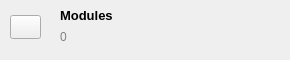
                           <widget class="ButtonFrame" name="modules_card">
                            <property name="minimumSize">
                             <size>
                              <width>280</width>
                              <height>50</height>
                             </size>
                            </property>
                            <property name="cursor">
                             <cursorShape>PointingHandCursor</cursorShape>
                            </property>
                            <property name="styleSheet">
                             <string notr="true">QFrame#secondary_btn{
	border: 1px solid #E3E4E6;
	border-radius: 10px;
}

QFrame#secondary_btn:hover{
	border: 3px solid #DBEAFE;
	background: #DBEAFE;
}</string>
                            </property>
                            <widget class="QLabel" name="head_13">
                             <property name="geometry">
                              <rect>
                               <x>60</x>
                               <y>5</y>
                               <width>161</width>
                               <height>21</height>
                              </rect>
                             </property>
                             <property name="font">
                              <font>
                               <family>Segoe UI</family>
                               <pointsize>10</pointsize>
                               <bold>true</bold>
                              </font>
                             </property>
                             <property name="text">
                              <string>Modules</string>
                             </property>
                            </widget>
                            <widget class="QLabel" name="modules_count">
                             <property name="geometry">
                              <rect>
                               <x>60</x>
                               <y>30</y>
                               <width>171</width>
                               <height>21</height>
                              </rect>
                             </property>
                             <property name="font">
                              <font>
                               <family>Segoe UI</family>
                              </font>
                             </property>
                             <property name="styleSheet">
                              <string notr="true">color: #818181;</string>
                             </property>
                             <property name="text">
                              <string>&lt;!DOCTYPE HTML PUBLIC &quot;-//W3C//DTD HTML 4.0//EN&quot; &quot;http://www.w3.org/TR/REC-html40/strict.dtd&quot;&gt;
&lt;html&gt;&lt;head&gt;&lt;meta name=&quot;qrichtext&quot; content=&quot;1&quot; /&gt;&lt;meta charset=&quot;utf-8&quot; /&gt;&lt;style type=&quot;text/css&quot;&gt;
p, li { white-space: pre-wrap; }
hr { height: 1px; border-width: 0; }
li.unchecked::marker { content: &quot;\2610&quot;; }
li.checked::marker { content: &quot;\2612&quot;; }
&lt;/style&gt;&lt;/head&gt;&lt;body style=&quot; font-family:'Segoe UI'; font-size:9pt; font-weight:400; font-style:normal;&quot;&gt;
&lt;p style=&quot; margin-top:0px; margin-bottom:0px; margin-left:0px; margin-right:0px; -qt-block-indent:0; text-indent:0px;&quot;&gt;&lt;span style=&quot; font-family:'Segoe Ui';&quot;&gt;0&lt;/span&gt;&lt;/p&gt;&lt;/body&gt;&lt;/html&gt;</string>
                             </property>
                             <property name="alignment">
                              <set>Qt::AlignmentFlag::AlignLeading|Qt::AlignmentFlag::AlignLeft|Qt::AlignmentFlag::AlignTop</set>
                             </property>
                            </widget>
                            <widget class="QLabel" name="coner_shadow_13">
                             <property name="geometry">
                              <rect>
                               <x>80</x>
                               <y>0</y>
                               <width>201</width>
                               <height>51</height>
                              </rect>
                             </property>
                             <property name="text">
                              <string/>
                             </property>
                             <property name="pixmap">
                              <pixmap resource="../assets/icons.qrc">:/icons/images/corner_gradient.png</pixmap>
                             </property>
                             <property name="scaledContents">
                              <bool>true</bool>
                             </property>
                            </widget>
                            <widget class="QPushButton" name="icon_13">
                             <property name="geometry">
                              <rect>
                               <x>10</x>
                               <y>15</y>
                               <width>31</width>
                               <height>24</height>
                              </rect>
                             </property>
                             <property name="text">
                              <string/>
                             </property>
                             <property name="icon">
                              <iconset resource="../assets/icons.qrc">
                               <normaloff>:/icons/icons/secondary.svg</normaloff>:/icons/icons/secondary.svg</iconset>
                             </property>
                             <property name="iconSize">
                              <size>
                               <width>32</width>
                               <height>32</height>
                              </size>
                             </property>
                            </widget>
                           </widget>
